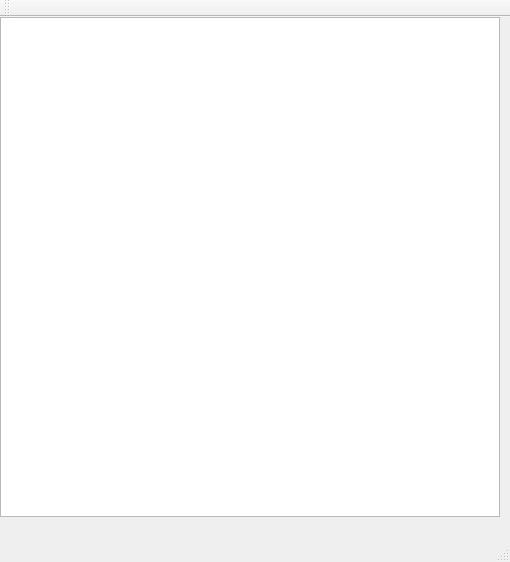
<?xml version="1.0" encoding="UTF-8"?>
<ui version="4.0">
 <class>MainWindow</class>
 <widget class="QMainWindow" name="MainWindow">
  <property name="geometry">
   <rect>
    <x>0</x>
    <y>0</y>
    <width>510</width>
    <height>562</height>
   </rect>
  </property>
  <property name="minimumSize">
   <size>
    <width>510</width>
    <height>530</height>
   </size>
  </property>
  <property name="baseSize">
   <size>
    <width>510</width>
    <height>530</height>
   </size>
  </property>
  <property name="windowTitle">
   <string>MainWindow</string>
  </property>
  <widget class="QWidget" name="centralWidget">
   <widget class="QGraphicsView" name="graphicsView">
    <property name="geometry">
     <rect>
      <x>0</x>
      <y>0</y>
      <width>500</width>
      <height>500</height>
     </rect>
    </property>
    <property name="minimumSize">
     <size>
      <width>500</width>
      <height>500</height>
     </size>
    </property>
    <property name="baseSize">
     <size>
      <width>500</width>
      <height>500</height>
     </size>
    </property>
   </widget>
  </widget>
  <widget class="QMenuBar" name="menuBar">
   <property name="geometry">
    <rect>
     <x>0</x>
     <y>0</y>
     <width>510</width>
     <height>22</height>
    </rect>
   </property>
  </widget>
  <widget class="QToolBar" name="mainToolBar">
   <attribute name="toolBarArea">
    <enum>TopToolBarArea</enum>
   </attribute>
   <attribute name="toolBarBreak">
    <bool>false</bool>
   </attribute>
  </widget>
  <widget class="QStatusBar" name="statusBar"/>
 </widget>
 <layoutdefault spacing="6" margin="11"/>
 <resources/>
 <connections/>
</ui>
